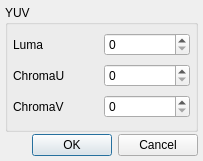
<?xml version="1.0" encoding="UTF-8"?>
<ui version="4.0">
 <class>YuvDialog</class>
 <widget class="QDialog" name="YuvDialog">
  <property name="geometry">
   <rect>
    <x>0</x>
    <y>0</y>
    <width>203</width>
    <height>161</height>
   </rect>
  </property>
  <property name="minimumSize">
   <size>
    <width>203</width>
    <height>161</height>
   </size>
  </property>
  <property name="maximumSize">
   <size>
    <width>16777215</width>
    <height>16777215</height>
   </size>
  </property>
  <property name="windowTitle">
   <string>Dialog</string>
  </property>
  <layout class="QVBoxLayout" name="verticalLayout">
   <property name="spacing">
    <number>2</number>
   </property>
   <property name="leftMargin">
    <number>5</number>
   </property>
   <property name="topMargin">
    <number>5</number>
   </property>
   <property name="rightMargin">
    <number>5</number>
   </property>
   <property name="bottomMargin">
    <number>5</number>
   </property>
   <item>
    <widget class="QGroupBox" name="yuvgroupBox">
     <property name="title">
      <string>YUV</string>
     </property>
     <layout class="QVBoxLayout" name="verticalLayout_2">
      <property name="spacing">
       <number>5</number>
      </property>
      <property name="leftMargin">
       <number>5</number>
      </property>
      <property name="topMargin">
       <number>5</number>
      </property>
      <property name="rightMargin">
       <number>5</number>
      </property>
      <property name="bottomMargin">
       <number>5</number>
      </property>
      <item>
       <layout class="QHBoxLayout" name="horizontalLayout_18">
        <item>
         <widget class="QLabel" name="y_yuvlabel">
          <property name="minimumSize">
           <size>
            <width>80</width>
            <height>0</height>
           </size>
          </property>
          <property name="text">
           <string>Luma</string>
          </property>
         </widget>
        </item>
        <item>
         <widget class="QSpinBox" name="y_yuvBox">
          <property name="minimumSize">
           <size>
            <width>60</width>
            <height>0</height>
           </size>
          </property>
          <property name="maximum">
           <number>255</number>
          </property>
         </widget>
        </item>
       </layout>
      </item>
      <item>
       <layout class="QHBoxLayout" name="horizontalLayout_17">
        <item>
         <widget class="QLabel" name="u_yuvlabel">
          <property name="minimumSize">
           <size>
            <width>80</width>
            <height>0</height>
           </size>
          </property>
          <property name="text">
           <string>ChromaU</string>
          </property>
         </widget>
        </item>
        <item>
         <widget class="QSpinBox" name="u_yuvBox">
          <property name="minimumSize">
           <size>
            <width>60</width>
            <height>0</height>
           </size>
          </property>
          <property name="maximum">
           <number>255</number>
          </property>
         </widget>
        </item>
       </layout>
      </item>
      <item>
       <layout class="QHBoxLayout" name="horizontalLayout_16">
        <item>
         <widget class="QLabel" name="v_yuvlabel">
          <property name="minimumSize">
           <size>
            <width>80</width>
            <height>0</height>
           </size>
          </property>
          <property name="text">
           <string>ChromaV</string>
          </property>
         </widget>
        </item>
        <item>
         <widget class="QSpinBox" name="v_yuvBox">
          <property name="minimumSize">
           <size>
            <width>60</width>
            <height>0</height>
           </size>
          </property>
          <property name="maximum">
           <number>255</number>
          </property>
         </widget>
        </item>
       </layout>
      </item>
     </layout>
    </widget>
   </item>
   <item>
    <widget class="QDialogButtonBox" name="buttonBox">
     <property name="orientation">
      <enum>Qt::Horizontal</enum>
     </property>
     <property name="standardButtons">
      <set>QDialogButtonBox::Cancel|QDialogButtonBox::Ok</set>
     </property>
    </widget>
   </item>
  </layout>
 </widget>
 <resources/>
 <connections>
  <connection>
   <sender>buttonBox</sender>
   <signal>accepted()</signal>
   <receiver>YuvDialog</receiver>
   <slot>accept()</slot>
   <hints>
    <hint type="sourcelabel">
     <x>248</x>
     <y>254</y>
    </hint>
    <hint type="destinationlabel">
     <x>157</x>
     <y>274</y>
    </hint>
   </hints>
  </connection>
  <connection>
   <sender>buttonBox</sender>
   <signal>rejected()</signal>
   <receiver>YuvDialog</receiver>
   <slot>reject()</slot>
   <hints>
    <hint type="sourcelabel">
     <x>316</x>
     <y>260</y>
    </hint>
    <hint type="destinationlabel">
     <x>286</x>
     <y>274</y>
    </hint>
   </hints>
  </connection>
 </connections>
</ui>
